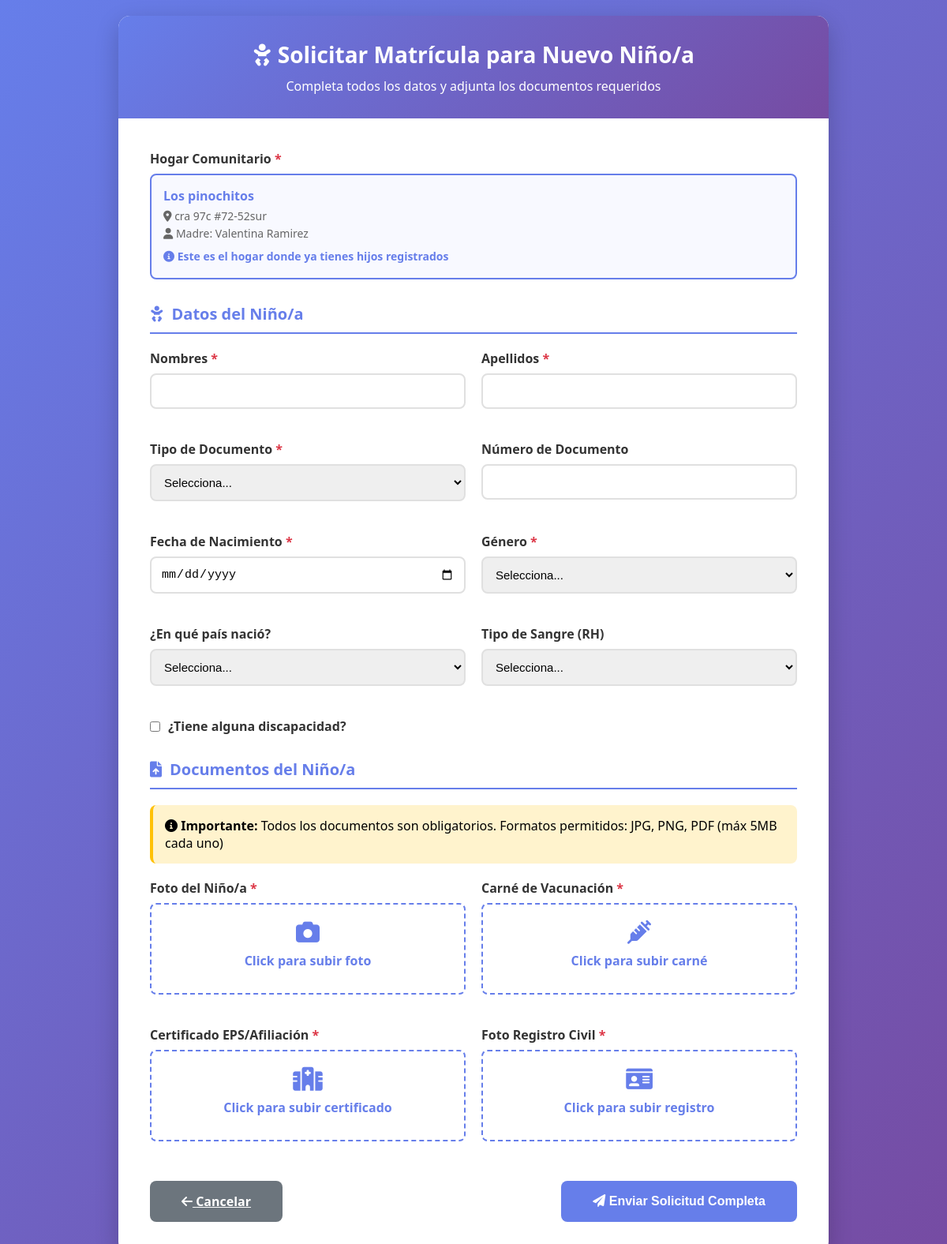
Before: /padre/solicitar-matricula/ (signed in) with the older database file.
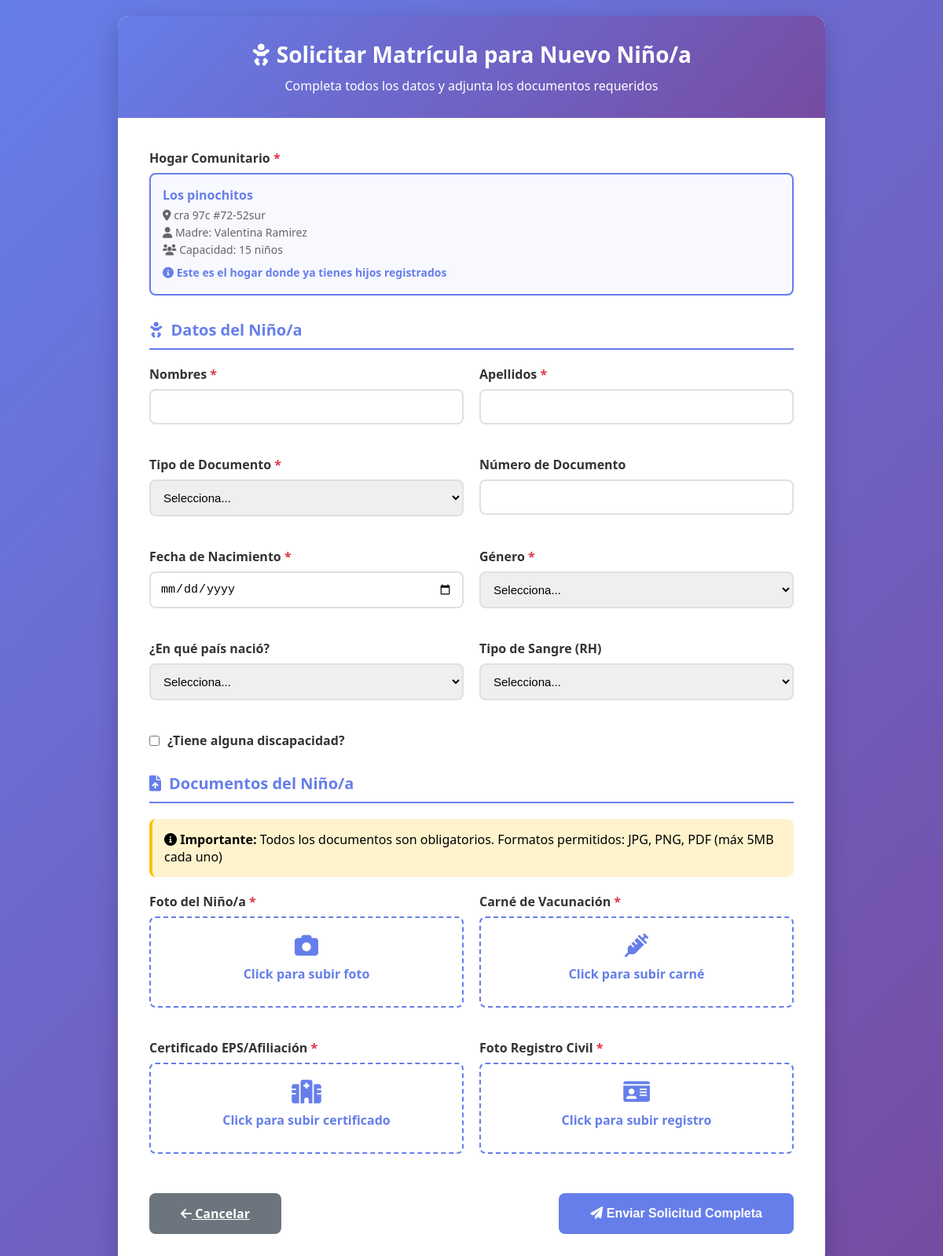
After: the same page with the newer database file.
### core/models.py (models this page shows, shortened)
class HogarComunitario(models.Model):
    regional = models.ForeignKey(Regional, on_delete=models.PROTECT, related_name='hogares')
    ciudad = models.ForeignKey(Ciudad, on_delete=models.PROTECT, related_name='hogares')
    nombre_hogar = models.CharField(max_length=100)
    direccion = models.CharField(max_length=200)
    localidad = models.CharField(max_length=100, blank=True, default='')  # Mantener para hogares antiguos, se asigna en la vista
    localidad_bogota = models.ForeignKey('LocalidadBogota', on_delete=models.SET_NULL, null=True, blank=True, related_name='hogares')
    barrio = models.CharField(max_length=100, null=True, blank=True)
    estrato = models.IntegerField(null=True, blank=True)
    fecha_primera_visita = models.DateField(null=True, blank=True, help_text="Fecha programada para la primera visita técnica")
    ultima_visita = models.DateField(null=True, blank=True, help_text="Fecha de la última visita técnica realizada")
    proxima_visita = models.DateField(null=True, blank=True, help_text="Fecha programada para la próxima visita técnica (calculada automáticamente)")
    observaciones_visita = models.TextField(blank=True, help_text="Observaciones de la última visita técnica realizada")
    estado_aptitud = models.CharField(
        max_length=20,
        choices=[
            ('no_apto', 'No Apto'),
            ('apto', 'Apto'),
        ],
        default='no_apto',
        help_text="Estado de aptitud del hogar. Se actualiza a 'Apto' después de la primera visita aprobada"
    )
    area_social_m2 = models.DecimalField(max_digits=6, decimal_places=2, null=True, blank=True,
                                         help_text="Metros cuadrados del área social disponible para los niños")
    capacidad_calculada = models.IntegerField(null=True, blank=True,
                                              help_text="Capacidad calculada según área social (m²/2)")
    formulario_completo = models.BooleanField(default=False,
                                              help_text="Indica si se completó el formulario 2 de visita técnica")
    num_habitaciones = models.IntegerField(null=True, blank=True)
    num_banos = models.IntegerField(null=True, blank=True)
    material_construccion = models.TextField(null=True, blank=True)
    riesgos_cercanos = models.TextField(null=True, blank=True)
    fotos_interior = models.FileField(upload_to='hogares/fotos_interior/', null=True, blank=True)
    fotos_exterior = models.FileField(upload_to='hogares/fotos_exterior/', null=True, blank=True)
    geolocalizacion_lat = models.DecimalField(max_digits=10, decimal_places=7, null=True, blank=True)
    geolocalizacion_lon = models.DecimalField(max_digits=10, decimal_places=7, null=True, blank=True)
    tipo_tenencia = models.CharField(max_length=50, choices=[
        ('Propia', 'Propia'),
        ('Arrendada', 'Arrendada'),
        ('Comodato', 'Comodato')
    ], null=True, blank=True)
    documento_tenencia_pdf = models.FileField(upload_to='hogares/documentos_tenencia/', null=True, blank=True)
    capacidad = models.IntegerField(null=True, blank=True, help_text="Capacidad aprobada del hogar (entre 12 y 15 niños según normativa ICBF)")
    capacidad_maxima = models.IntegerField(default=15, help_text="Capacidad máxima permitida (15 niños según normativa)")
    estado = models.CharField(
        max_length=30,
        choices=[
            ('pendiente_revision', 'Pendiente de Revisión'),
            ('en_revision', 'En Revisión'),
            ('aprobado', 'Aprobado'),
            ('rechazado', 'Rechazado'),
            ('en_mantenimiento', 'En Mantenimiento'),
            ('pendiente_visita', 'Pendiente de Visita'),
            ('visita_agendada', 'Visita Agendada'),
            ('en_evaluacion', 'En Evaluación'),
            ('activo', 'Activo'),
            ('inactivo', 'Inactivo'),
        ],
        default='pendiente_revision'
    )
    madre = models.ForeignKey(MadreComunitaria, on_delete=models.PROTECT, related_name='hogares_asignados')
    fecha_registro = models.DateTimeField(auto_now_add=True)
    fecha_habilitacion = models.DateTimeField(null=True, blank=True)  # Cuando pasa a activo/aprobado
    class Meta:
        db_table = 'hogares_comunitarios'

class MadreComunitaria(models.Model):
    usuario = models.OneToOneField(Usuario, on_delete=models.CASCADE, related_name='madre_profile')
    NIVEL_ESCOLARIDAD_CHOICES = [
        ('Bachiller', 'Bachiller'),
        ('Técnico', 'Técnico'),
        ('Tecnólogo', 'Tecnólogo'),
        ('Profesional', 'Profesional')
    ]
    nivel_escolaridad = models.CharField(max_length=100, choices=NIVEL_ESCOLARIDAD_CHOICES)
    titulo_obtenido = models.CharField(max_length=150, null=True, blank=True)
    institucion = models.CharField(max_length=150, null=True, blank=True)
    experiencia_previa = models.TextField(null=True, blank=True)
    certificado_laboral = models.FileField(upload_to='madres_documentos/certificados_laborales/', null=True, blank=True)
    no_retirado_icbf = models.BooleanField(default=False)
    carta_disponibilidad = models.FileField(upload_to='madres_documentos/disponibilidad/', null=True, blank=True)
    firma_digital = models.FileField(upload_to='madres_documentos/firmas/', null=True, blank=True)
    foto_madre = models.ImageField(upload_to='madres_documentos/fotos/', null=True, blank=True)
    documento_identidad_pdf = models.FileField(upload_to='madres_documentos/cedulas/', null=True, blank=True)
    certificado_escolaridad_pdf = models.FileField(upload_to='madres_documentos/educacion/', null=True, blank=True)
    certificado_antecedentes_pdf = models.FileField(upload_to='madres_documentos/antecedentes/', null=True, blank=True)
    certificado_medico_pdf = models.FileField(upload_to='madres_documentos/medico/', null=True, blank=True)
    certificado_residencia_pdf = models.FileField(upload_to='madres_documentos/residencia/', null=True, blank=True)
    cartas_recomendacion_pdf = models.FileField(upload_to='madres_documentos/recomendaciones/', null=True, blank=True)
    fecha_registro = models.DateTimeField(auto_now_add=True)
    class Meta:
        db_table = 'madres_comunitarias'

class Usuario(AbstractUser):
    TIPO_DOCUMENTO_CHOICES = [
        ('CC', 'Cédula de ciudadanía'),
        ('TI', 'Tarjeta de identidad'),
        ('CE', 'Cédula de extranjería'),
        ('PA', 'Pasaporte'),
    ]
    SEXO_CHOICES = [
        ('M', 'Masculino'),
        ('F', 'Femenino'),
        ('O', 'Otro'),
    ]
    username = None
    tipo_documento = models.CharField(max_length=5, choices=TIPO_DOCUMENTO_CHOICES, default='CC')
    documento = models.BigIntegerField(unique=True)
    nombres = models.CharField(max_length=50)
    apellidos = models.CharField(max_length=50)
    correo = models.EmailField(max_length=100, unique=False)  # ⚠️ TEMPORAL: Permitir correos duplicados para pruebas
    sexo = models.CharField(max_length=1, choices=SEXO_CHOICES, default='F')
    departamento_residencia = models.ForeignKey(Departamento, on_delete=models.SET_NULL, null=True, blank=True, related_name='residentes')
    ciudad_residencia = models.ForeignKey(Municipio, on_delete=models.SET_NULL, null=True, blank=True, related_name='residentes')
    localidad_bogota = models.ForeignKey(LocalidadBogota, on_delete=models.SET_NULL, null=True, blank=True, related_name='residentes',
                                         help_text='Solo aplica si vive en Bogotá D.C.')
    direccion = models.CharField(max_length=100, null=True, blank=True)
    barrio = models.CharField(max_length=100, null=True, blank=True)
    telefono = models.CharField(max_length=20, null=True, blank=True)
    nivel_educativo = models.CharField(max_length=50, null=True, blank=True)
    rol = models.ForeignKey(Rol, on_delete=models.PROTECT, null=True)
    foto_admin = models.ImageField(upload_to=admin_upload_path, null=True, blank=True)
    fecha_creacion = models.DateTimeField(auto_now_add=True)
    fecha_actualizacion = models.DateTimeField(auto_now=True)
    EMAIL_FIELD = 'correo'
    USERNAME_FIELD = 'documento'
    REQUIRED_FIELDS = ['nombres', 'apellidos', 'correo', 'tipo_documento']
    objects = CustomUserManager()
    class Meta:
        db_table = 'usuarios'

### core/views.py (the view, shortened to what this page needs)
# urls.py: path('padre/solicitar-matricula/', views.padre_solicitar_matricula, name='padre_solicitar_matricula'),
@login_required
def padre_solicitar_matricula(request):
    from core.models import Nino, Discapacidad
    try:
        padre_profile = request.user.padre_profile
    except Padre.DoesNotExist:
        return render(request, 'padre/solicitar_matricula.html', {
            'error': 'No se encontró tu perfil de padre. Contacta al administrador.'
        })
    hogar_padre = None
    ninos_en_hogar = Nino.objects.filter(padre=padre_profile, estado='activo').select_related('hogar')
    if ninos_en_hogar.exists():
        hogar_padre = ninos_en_hogar.first().hogar
        hogares_disponibles = None
    else:
        hogares_disponibles = HogarComunitario.objects.filter(estado='aprobado').select_related('madre__usuario')
    paises = Nino.PAIS_NACIMIENTO_CHOICES[1:]  # Excluir la opción vacía
    discapacidades = Discapacidad.objects.all().order_by('nombre')
    return render(request, 'padre/solicitar_matricula.html', {
        'hogar_padre': hogar_padre,
        'hogares_disponibles': hogares_disponibles,
        'paises': paises,
        'discapacidades': discapacidades,
    })

### templates/padre/solicitar_matricula.html (shortened to what the changed rows need)
{% load static %}
<!DOCTYPE html>
<html lang="es">
<head>
    <link rel="stylesheet" href="https://cdnjs.cloudflare.com/ajax/libs/font-awesome/6.0.0/css/all.min.css">
</head>
<body>
    <div class="container">
        <div class="header">
            <h1><i class="fas fa-baby"></i> Solicitar Matrícula para Nuevo Niño/a</h1>
        </div>
        <div class="content">
            <form id="formSolicitud" method="post" enctype="multipart/form-data">
                {% if hogar_padre %}
                <div class="form-group">
                    <label>Hogar Comunitario <span class="required">*</span></label>
                    <div class="hogar-card selected" style="cursor: default;">
                        <h4>{{ hogar_padre.nombre_hogar }}</h4>
                        <p><i class="fas fa-map-marker-alt"></i> {{ hogar_padre.direccion }}</p>
                        <p><i class="fas fa-user"></i> Madre: {{ hogar_padre.madre.usuario.nombres }} {{ hogar_padre.madre.usuario.apellidos }}</p>
                        {% if hogar_padre.capacidad_calculada %}
                        <p><i class="fas fa-users"></i> Capacidad: {{ hogar_padre.capacidad_calculada }} niños</p>
                        {% endif %}
                        <p style="color: #667eea; margin-top: 10px; font-weight: 600;">
                            <i class="fas fa-info-circle"></i> Este es el hogar donde ya tienes hijos registrados
                        </p>
                    </div>
                </div>
                {% endif %}
            </form>
        </div>
    </div>
</body>
</html>

Changed rows visible on the page:
changed HogarComunitario "Los pinochitos": capacidad_calculada (not shown) → "15"
Other visible differences:
text now shown: "Capacidad: niños"
